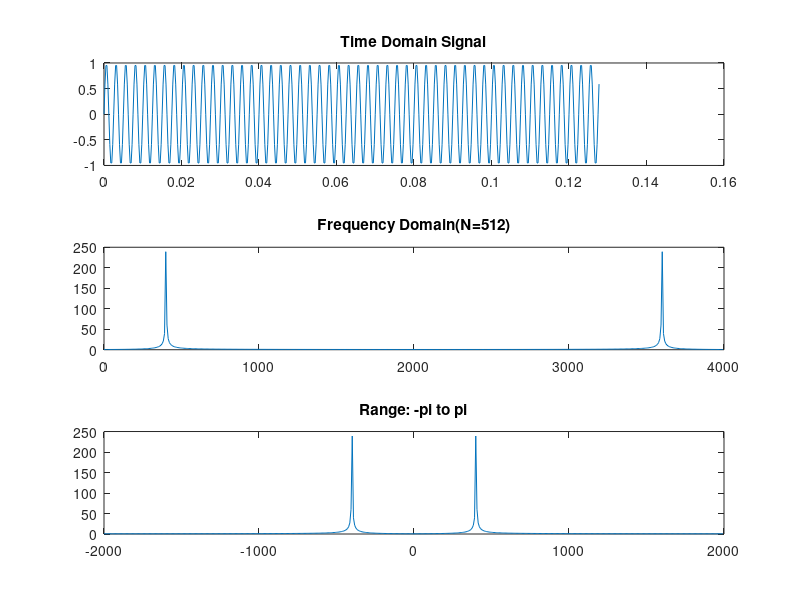

MATLAB code to generate this figure:
clc
clear all
close all
fs = 4000;
N = 512;
t = (0:N-1)/fs;
x = sin(2*pi*400*t);
xk = fft(x,N);
f = ((0:N-1)*fs)/N;
subplot(3,1,1)
plot(t,x);
title('Time Domain Signal');
subplot(3,1,2)
plot(f,abs(xk));
title('Frequency Domain(N=512)');
y  = fftshift(xk);
f = ((-N/2:(N-1)/2)*fs)/N;
subplot(3,1,3)
plot(f,abs(y));
title('Range: -pi to pi');
